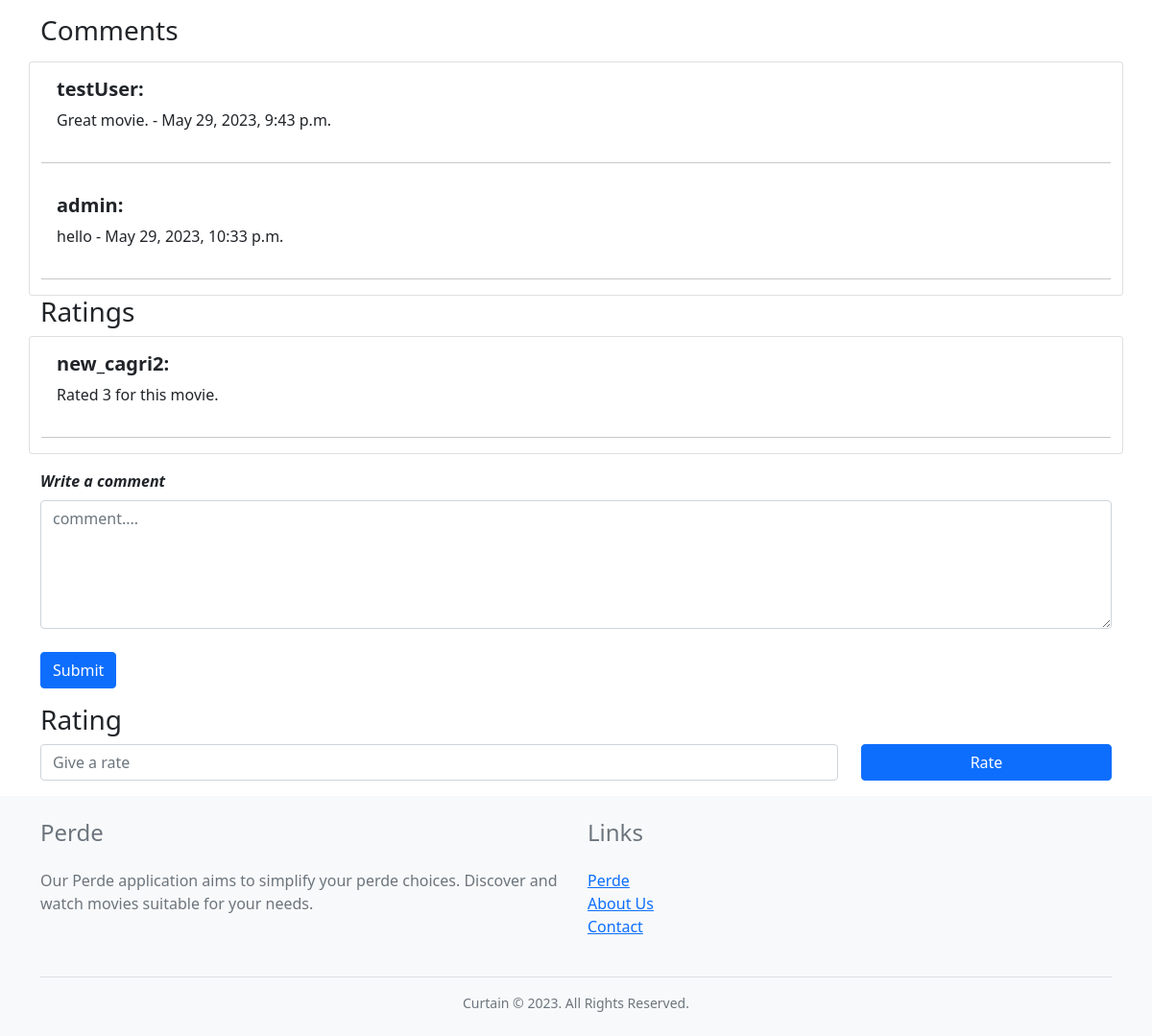
Before: /movie/Fury (signed in, lower part) with the older database file.
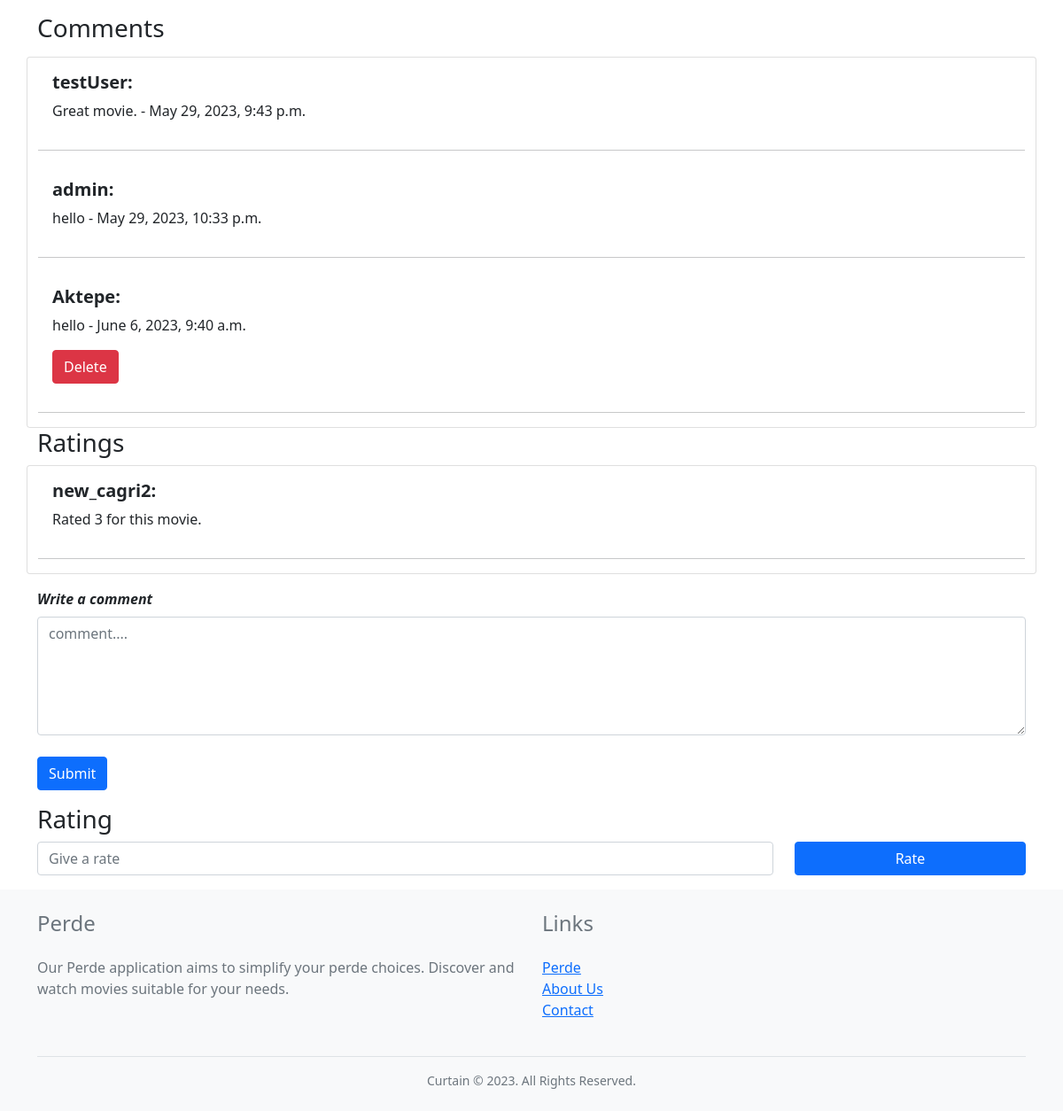
After: the same page with the newer database file.
### HomeApp/models.py (models this page shows, shortened)
class Comment(models.Model):
    user = models.ForeignKey('auth.User', on_delete=models.CASCADE, verbose_name='User')
    movie = models.ForeignKey(Movie, on_delete=models.CASCADE, related_name='comments')
    comment = models.TextField()
    created_date = models.DateTimeField(auto_now_add=True)

class Rating(models.Model):
    user = models.ForeignKey('auth.User', on_delete=models.CASCADE, verbose_name='User')
    movie = models.ForeignKey(Movie, on_delete=models.CASCADE, related_name='ratings')
    rating = models.IntegerField()

### HomeApp/views.py (the view)
# urls.py: path('movie/<str:movie_name>', HomeApp.views.movie, name='movie'),
def movie(request, movie_name):
    movie_name = movie_name.lower().capitalize()
    comments = Movie.objects.get(title=movie_name).comments.all()
    return render(request, 'movie.html', {'movie': Movie.objects.get(title=movie_name), 'comments': comments})

### HomeApp/models.py (called while the page is built)
    def __str__(self):
        return self.name

### HomeApp/templates/movie.html (shortened to what this page needs)
{% extends 'base.html' %}
{% block content %}
<div class="container">
    <div class="row">
        <h3 class="mt-3 mb-3">Comments</h3>
        <div class="card ">
            {% if movie.comments.all %}
                {% for comment in movie.comments.all %}
                    <div class="card-body">
                        <h5 class="card-title"><b>{{comment.user}}:</b></h5>
                        <p class="card-text">{{comment.comment}} - {{comment.created_date}}</p>
                        {% if user.is_authenticated %}
                            {% if user == comment.user %}
                                <a href="{% url 'delete-comment' movie.title %}" class="btn btn-danger">Delete</a>
                            {% endif %}
                        {% endif %}
                    </div>
                    <hr>
                {% endfor %}
            {% else %}
                <p class="card-text p-3">No comments yet</p>
            {% endif %}
        </div>
        <h3>Ratings</h3>
        <div class="card mb-3">
            {% if movie.ratings.all %}
                {% for rating in movie.ratings.all %}
                    <div class="card-body">
                        <h5 class="card-title"><b>{{rating.user}}:</b></h5>
                        <p class="card-text">Rated {{rating.rating}} for this movie.</p>
                    </div>
                    <hr>
                {% endfor %}
            {% else %}
                <p class="card-text p-3">No ratings yet</p>
            {% endif %}
        </div>
                {% if user.is_authenticated %}
                    <form action="{% url 'add-comment' movie.title %}" method="POST">
                    <div class="mb-3">
                        <label for="comment" class="form-label"><span class="fw-bold fst-italic">Write a comment</span></label>
                        <textarea class="form-control" name="comment" id="comment" cols="30" rows="5" placeholder="comment...."></textarea>
                        <br>
                        <button class="btn btn-primary" type="submit">Submit</button>
                    </div>
                    </form>
                    <h3>Rating</h3>
                    <form action="{% url 'rate' movie.title %}" method="POST">
                    <div class="mb-3 ">
                        <div class="row">
                            <div class="col-9">
                                <input type="number" name="rating" id="rating" min="0" max="5" class="form-control" placeholder="Give a rate">
                            </div>
                            <div class="col-3">
                                <input type="submit" value="Rate" class="btn btn-primary w-100" >
                            </div>
                        </div>
                    </div>
                    </form>
                {% else %}
                    <a href="{% url 'login' %}">Login to add comment</a>
                {% endif %}
    </div>
</div>
{% endblock %}

Changed rows visible on the page:
added Comment: user "Aktepe", comment "hello", created_date "June 6, 2023, 9:40 a.m.", shows "Delete"
